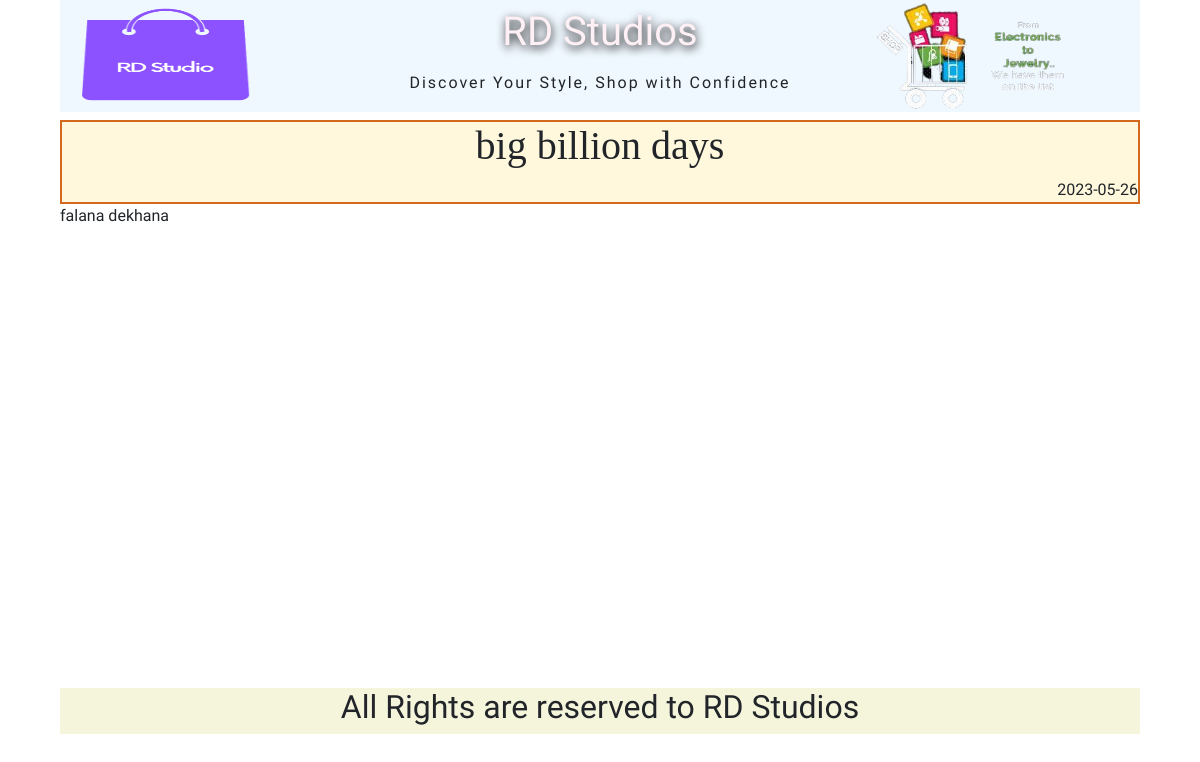
/displayNewsDetails.php?news_id=2, run on the app's committed database.
### tables this page shows
CREATE TABLE IF NOT EXISTS `news_info` (
  `news_id` int(11) NOT NULL AUTO_INCREMENT,
  `news_name` varchar(80) NOT NULL,
  `news_description` text NOT NULL,
  `news_publication_date` date NOT NULL,
  `news_registration_date` date NOT NULL,
  PRIMARY KEY (`news_id`)
);

### displayNewsDetails.php (the view, shortened to what this page needs)
<?php
require_once("header.php");
?>
<div id="container">
    <?php
    $id=$_REQUEST['news_id'];
    require_once("dbconnect.php");
    $sql = "SELECT * FROM `news_info` WHERE news_id=$id";
    $rsNews = mysqli_query($con, $sql) or die("Query Error -1");
    $row = mysqli_fetch_array($rsNews);
    echo("<div id='newsDetails'><h1>{$row['news_name']}</h1><div>
           <span>{$row['news_publication_date']}</span> </div></div>
          <p>{$row['news_description']}</p>");
    ?>
</div>
<?php
require_once("footer.php");
?>

### css/style.css (style rules this page uses)
* { margin: 0px; padding: 0px; }
body { font-family: 'Balthazar', serif; }
#container { margin: 0.5rem; width: 90vw; display: flex; flex-direction: column; min-height: 70vh; max-height: fit-content; }
#newsDetails { display: flex; flex-direction: column; text-align: end; justify-content: flex-end; background: cornsilk; border: 2px solid chocolate; align-items: center; }
#newsDetails div { width: 100%; text-align: right; }
#newsDetails h1 { font-family: fantasy; }

### data on the page
news_info: news_name "big billion days", news_publication_date "2023-05-26", news_description "falana dekhana"
